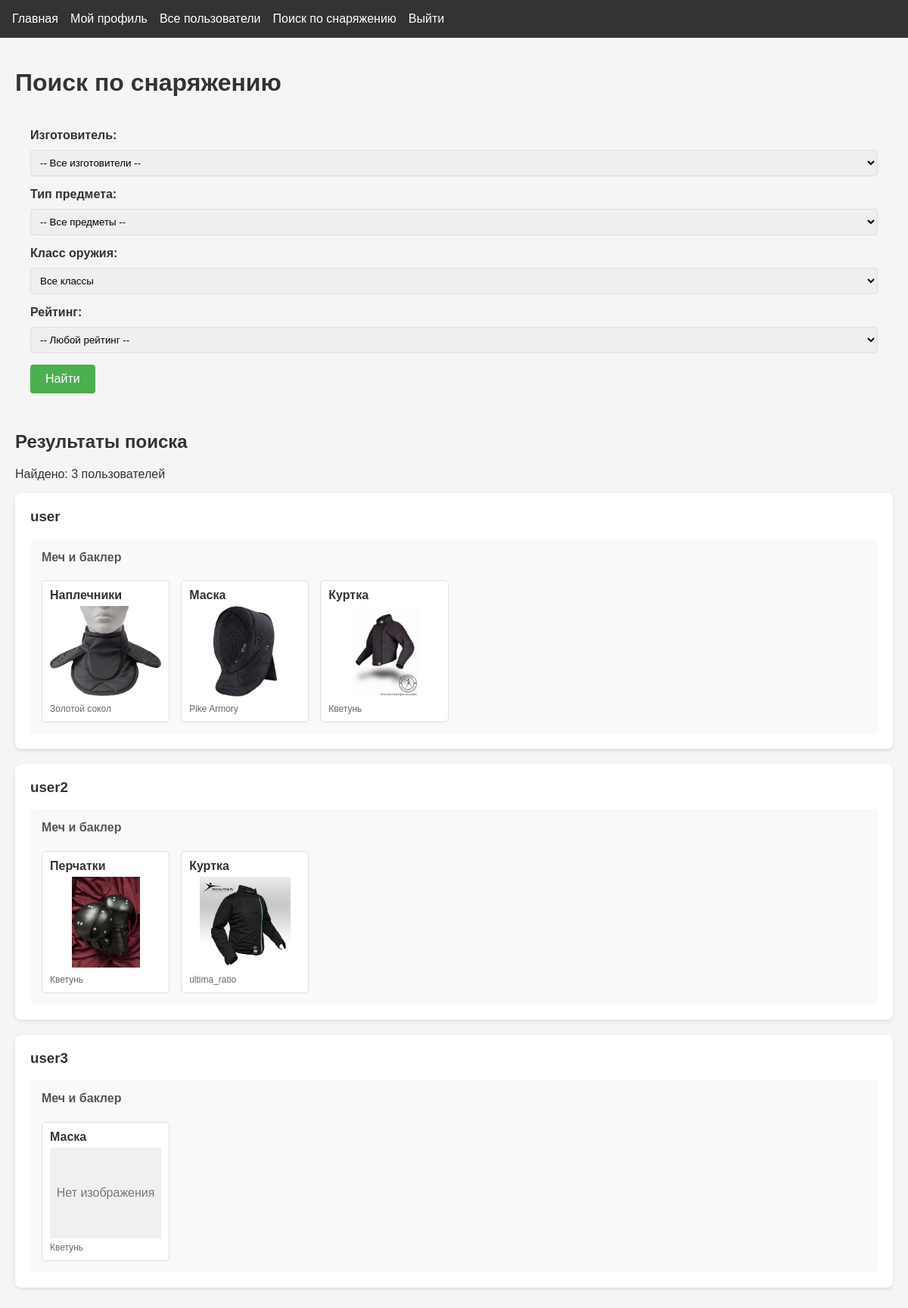
Page /search (signed in) on the committed database.
### app.py (models this page shows)
class User(db.Model, UserMixin):
    id = db.Column(db.Integer, primary_key=True)
    username = db.Column(db.String(80), unique=True, nullable=False)
    password = db.Column(db.String(120), nullable=False)
    weapon_class = db.Column(db.String(20), default="sword_buckler")
    age = db.Column(db.Integer)
    real_name = db.Column(db.String(100))
    has_longsword = db.Column(db.Boolean, default=False)
    longsword_since = db.Column(db.Date)
    has_rapier = db.Column(db.Boolean, default=False)
    rapier_since = db.Column(db.Date)
    has_sabre = db.Column(db.Boolean, default=False)
    sabre_since = db.Column(db.Date)
    has_sword_buckler = db.Column(db.Boolean, default=False)
    sword_buckler_since = db.Column(db.Date)
    items = db.relationship(
        "InventoryItem", backref="user", lazy=True, cascade="all, delete-orphan"
    )

class InventoryItem(db.Model):
    id = db.Column(db.Integer, primary_key=True)
    user_id = db.Column(db.Integer, db.ForeignKey("user.id"), nullable=False)
    model = db.Column(db.String(20), default="none")  # изготовитель
    model_site = db.Column(db.Text)  # ссылка на изготовителя
    weapon_class = db.Column(db.String(20), default="all")  # 'all' или конкретный класс
    item_type = db.Column(db.String(20), nullable=False)
    image_paths = db.Column(db.Text)
    description = db.Column(db.Text)
    pros = db.Column(db.Text)
    cons = db.Column(db.Text)
    rating = db.Column(db.Integer)

### app.py (the view)
@app.route("/search")
@login_required
def user_search_equip():
    manufacturer = request.args.get("manufacturer", "")
    item_type = request.args.get("item_type", "")
    weapon_class = request.args.get("weapon_class", "all")
    rating_item = request.args.get("rating", "")
    users = User.query.order_by(User.username).all()
    results = []
    for user in users:
        query = InventoryItem.query.filter_by(user_id=user.id)
        if manufacturer:
            query = query.filter_by(model=manufacturer)
        if item_type:
            query = query.filter_by(item_type=item_type)
        if rating_item:
            query = query.filter_by(rating=rating_item)
        print(rating_item)
        if weapon_class != "all":
            query = query.filter(
                (InventoryItem.weapon_class == weapon_class) |
                (InventoryItem.weapon_class == "all")
            )
        items = query.all()
        if items:
            items_by_class = {}
            for item in items:
                if item.weapon_class not in items_by_class:
                    items_by_class[item.weapon_class] = []
                items_by_class[item.weapon_class].append(item)
            results.append({
                "user": user,
                "items_by_class": items_by_class
            })
    item_types = [
        "gorget", "head", "namasnik", "naplech", "torso",
        "ng", "brass", "lokti", "gloves", "sht",
        "pants", "shoes", "bag", "sword1", "sword2", "sword3"
    ]
    return render_template(
        "search.html",
        results=results,
        search_manufacturer=manufacturer,
        search_item_type=item_type,
        search_weapon_class=weapon_class,
        weapon_classes={
            "sword_buckler": "Меч и баклер",
            "longsword": "Длинный меч",
            "rapier_dagger": "Рапира и дага",
            "sabre": "Сабля",
            "all": "Все классы"
        },
        manufacturers=[
            ("Kvetun", "Кветунь"),
            ("Gold_Sokol", "Золотой сокол"),
            ("PBT", "PBT"),
            ("SPES", "SPES"),
            ("Foxtail", "Fox Tail"),
            ("Fencing_shop", "Fencing shop"),
            ("pangolins", "Панголины"),
            ("Raidu", "Raidu"),
            ("under_cover", "Under Cover"),
            ("ultima_ratio", "Ultima Ratio"),
            ("raven_blade", "RavenBlade"),
            ("PikeArmory", "Pike Armory")
        ],
        rating=[1,2,3,4,5],
        search_rating=rating_item,
        item_types=item_types
    )

### app.py (called while the page is built)
@login_manager.user_loader
def load_user(user_id):
    return User.query.get(int(user_id))

### templates/search.html (shortened to what this page needs)
{% extends "base.html" %}
{% block content %}
<div class="search-container">
    <h1>Поиск по снаряжению</h1>
    <div class="search-box">
        <form action="{{ url_for('user_search_equip') }}" method="GET">
            <div class="form-group">
                <label for="manufacturer">Изготовитель:</label>
                <select id="manufacturer" name="manufacturer">
                    <option value="">-- Все изготовители --</option>
                </select>
            </div>
            <div class="form-group">
                <label for="item_type">Тип предмета:</label>
                <select id="item_type" name="item_type">
                    <option value="">-- Все предметы --</option>
                </select>
            </div>
            <div class="form-group">
                <label for="weapon_class">Класс оружия:</label>
                <select id="weapon_class" name="weapon_class">
                    {% for value, name in weapon_classes.items() %}
                    <option value="{{ value }}" {% if search_weapon_class == value %}selected{% endif %}>{{ name }}</option>
                    {% endfor %}
                </select>
            </div>
            <div class="form-group">
                <label for="rating">Рейтинг:</label>
                <select id="rating" name="rating">
                    <option value="">-- Любой рейтинг --</option>
                </select>
            </div>
            <button type="submit" class="btn">Найти</button>
        </form>
    </div>
    {% if results %}
    <div class="search-results">
        <h2>Результаты поиска</h2>
        <p>Найдено: {{ results|length }} пользователей</p>
        {% for result in results %}
        <div class="user-result">
            <h3>
                <a href="{{ url_for('view_profile', username=result.user.username) }}">
                    {{ result.user.username }}
                </a>
            </h3>
            {% for weapon_class, items in result.items_by_class.items() %}
            <div class="weapon-class-section">
                <h4>{{ weapon_classes.get(weapon_class, weapon_class) }}</h4>
                <div class="items-grid">
                    {% for item in items %}
                    <div class="search-item" onclick="showTooltip(event)">
                        <div class="item-type">
                            {% if item.item_type == 'gorget' %} Горжет
                            {% elif item.item_type == 'namasnik' %} Намасник
                            {% elif item.item_type == 'head' %} Маска
                            {% elif item.item_type == 'naplech' %} Наплечники
                            {% elif item.item_type == 'sword1' %} Оружие 1
                            {% elif item.item_type == 'torso' %} Куртка
                            {% elif item.item_type == 'ng' %} Нагрудник
                            {% elif item.item_type == 'sht' %} Штаны
                            {% elif item.item_type == 'pants' %} Ноги
                            {% elif item.item_type == 'brass' %} Брассары
                            {% elif item.item_type == 'sword2' %} Оружие 2
                            {% elif item.item_type == 'bag' %} Сумка
                            {% elif item.item_type == 'lokti' %} Локти
                            {% elif item.item_type == 'gloves' %} Перчатки
                            {% elif item.item_type == 'sword3' %} Оружие 3
                            {% elif item.item_type == 'shoes' %} Обувь
                            {%else%} -
                            {% endif%}
                        </div>
                        {% if item.image_paths %}
                        <img src="{{ url_for('static', filename='uploads/' + item.image_paths.split(',')[0]) }}"
                             alt="{{ item.item_type }}"
                             data-description="{{ item.description }}"
                             data-pros="{{ item.pros }}"
                             data-cons="{{ item.cons }}"
                             data-model="{{ item.model }}"
                             data-rating="{{ item.rating }}"
                             data-images="{{ item.image_paths }}">
                        {% else %}
                        <div class="no-image">Нет изображения</div>
                        {% endif %}
                        <div class="item-model">
                            {% if item.model == "Kvetun" %}Кветунь
                            {% elif item.model == "Gold_Sokol" %}Золотой сокол
                            {% elif item.model == "PikeArmory" %}Pike Armory
                            {% else %}{{ item.model }}
                            {% endif %}
                        </div>
                    </div>
                    {% endfor %}
                </div>
            </div>
            {% endfor %}
        </div>
        {% endfor %}
    </div>
    {% elif request.args.get('manufacturer') or request.args.get('item_type') or request.args.get('weapon_class') %}
    <div class="no-results">
        <p>Ничего не найдено по вашему запросу.</p>
    </div>
    {% endif %}
</div>
{% endblock %}

### static/css/style.css (style rules this page uses)
body { font-family: 'Arial', sans-serif; margin: 0; padding: 0; background-color: #f5f5f5; color: #333; }
.btn { display: inline-block; padding: 0.5rem 1rem; background-color: #4CAF50; color: white; text-decoration: none; border-radius: 4px; }
.form-group { display: flex; flex-direction: column; gap: 5px; }
.form-group label { font-weight: bold; }
.btn { padding: 10px 15px; border-radius: 4px; cursor: pointer; text-decoration: none; }

### templates/search.html (style rules this page uses)
.search-container { max-width: 1200px; margin: 0 auto; padding: 20px; }
.search-box { background: #f5f5f5; padding: 20px; border-radius: 8px; margin-bottom: 30px; }
.form-group { margin-bottom: 15px; }
.form-group label { display: block; margin-bottom: 5px; font-weight: bold; }
.form-group select { width: 100%; padding: 8px; border: 1px solid #ddd; border-radius: 4px; }
.btn { padding: 10px 20px; background-color: #4CAF50; color: white; border: none; border-radius: 4px; cursor: pointer; font-size: 16px; }
.search-results { margin-top: 20px; }
.user-result { background: white; border-radius: 8px; padding: 20px; margin-bottom: 20px; box-shadow: 0 2px 5px rgba(0,0,0,0.1); }
.user-result h3 { margin-top: 0; color: #333; }
.user-result h3 a { color: inherit; text-decoration: none; }
.weapon-class-section { margin-top: 15px; padding: 15px; background: #f9f9f9; border-radius: 5px; }
.weapon-class-section h4 { margin-top: 0; color: #555; }
.items-grid { display: grid; grid-template-columns: repeat(auto-fill, minmax(150px, 1fr)); gap: 15px; margin-top: 10px; }
.search-item { background: white; border: 1px solid #ddd; border-radius: 5px; padding: 10px; cursor: pointer; transition: transform 0.2s; }
.search-item .item-type { font-weight: bold; margin-bottom: 5px; text-transform: capitalize; }
.search-item img { width: 100%; height: 120px; object-fit: contain; margin-bottom: 5px; }
.search-item .no-image { width: 100%; height: 120px; background: #f0f0f0; display: flex; align-items: center; justify-content: center; color: #777; margin-bottom: 5px; }
.search-item .item-model { font-size: 12px; color: #666; }

### rows in the picture
User: user.username "user"
InventoryItem: get "Меч и баклер", shows "Наплечники", image_paths+item_type (picture), model "Золотой сокол"
InventoryItem: shows "Маска", image_paths+item_type (picture), model "Pike Armory"
InventoryItem: shows "Куртка", image_paths+item_type (picture), model "Кветунь"
User: user.username "user2"
InventoryItem: get "Меч и баклер", shows "Перчатки", image_paths+item_type (picture), model "Кветунь"
InventoryItem: shows "Куртка", image_paths+item_type (picture), model "ultima_ratio"
User: user.username "user3"
InventoryItem: get "Меч и баклер", item_type "Маска", image_paths "Нет изображения", model "Кветунь"

### other values in the picture
{{ results|length }} "3"
form field weapon_class "Все классы"
